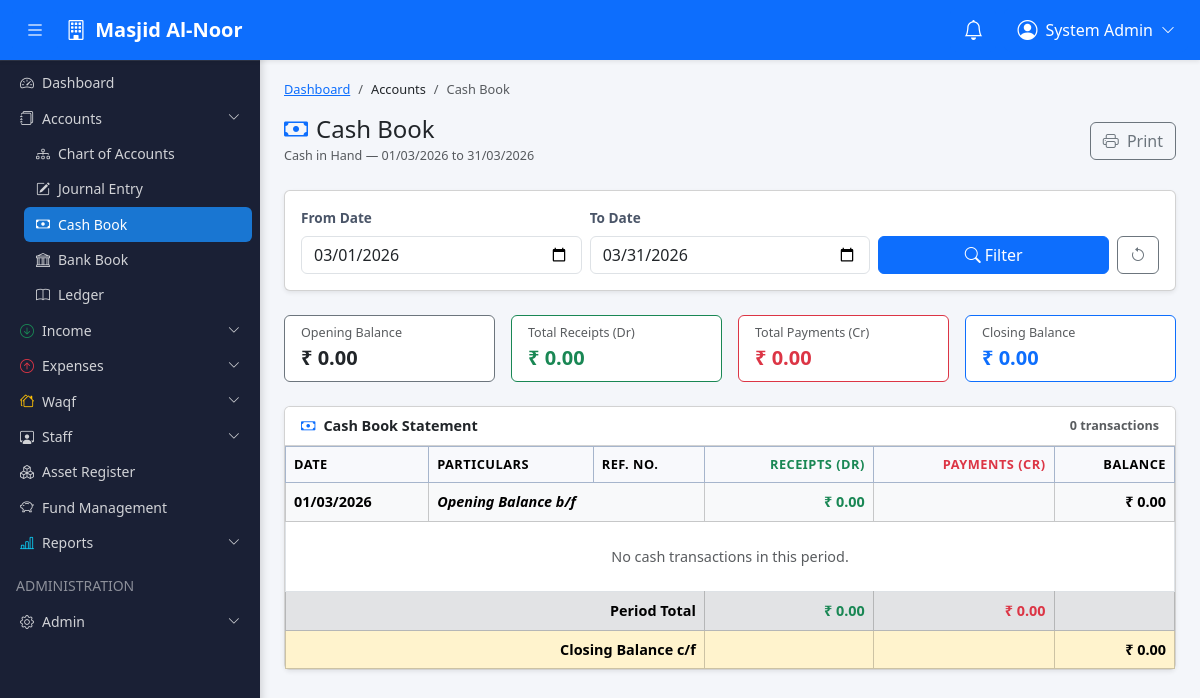
The app's page /modules/accounts/cash_book.php (signed in) with its own data.
### tables this page shows
CREATE TABLE `masjid_profile` (
  `id` int(11) NOT NULL AUTO_INCREMENT,
  `masjid_name` varchar(200) NOT NULL,
  `registration_number` varchar(100),
  `waqf_registration` varchar(100),
  `address` text,
  `city` varchar(100),
  `state` varchar(100),
  `pincode` varchar(10),
  `phone` varchar(20),
  `email` varchar(150),
  `website` varchar(200),
  `logo` varchar(255),
  `committee_period` varchar(100),
  `established_year` year,
  `bank_name` varchar(200),
  `bank_account` varchar(50),
  `bank_ifsc` varchar(20),
  `bank_branch` varchar(200),
  `created_at` timestamp NOT NULL DEFAULT CURRENT_TIMESTAMP,
  `updated_at` timestamp NOT NULL DEFAULT CURRENT_TIMESTAMP ON UPDATE CURRENT_TIMESTAMP,
  PRIMARY KEY (`id`)
);

CREATE TABLE `chart_of_accounts` (
  `id` int(11) NOT NULL AUTO_INCREMENT,
  `account_code` varchar(20) NOT NULL UNIQUE,
  `account_name` varchar(200) NOT NULL,
  `group_id` int(11) NOT NULL,
  `account_type` enum('Assets','Liabilities','Income','Expense','Capital') NOT NULL,
  `opening_balance` decimal(15,2) DEFAULT 0.00,
  `is_system` tinyint(1) DEFAULT 0,
  `status` enum('active','inactive') DEFAULT 'active',
  `description` text,
  `created_at` timestamp NOT NULL DEFAULT CURRENT_TIMESTAMP,
  PRIMARY KEY (`id`),
  KEY `group_id` (`group_id`),
  CONSTRAINT `fk_coa_group` FOREIGN KEY (`group_id`) REFERENCES `account_groups` (`id`)
);

### config/database.php (called while the page is built, shortened)
<?php
class Database {
    private static $instance = null;
    private $pdo;
    private function __construct() {
        $dsn = 'mysql:host=' . DB_HOST . ';dbname=' . DB_NAME . ';charset=' . DB_CHARSET;
        $options = [
            PDO::ATTR_ERRMODE            => PDO::ERRMODE_EXCEPTION,
            PDO::ATTR_DEFAULT_FETCH_MODE => PDO::FETCH_ASSOC,
            PDO::ATTR_EMULATE_PREPARES   => false,
        ];
        try {
            $this->pdo = new PDO($dsn, DB_USER, DB_PASS, $options);
        } catch (PDOException $e) {
            die('Database connection failed: ' . $e->getMessage());
        }
    }
    public static function getInstance(): Database {
        if (self::$instance === null) {
            self::$instance = new Database();
        }
        return self::$instance;
    }
    public function getConnection(): PDO {
        return $this->pdo;
    }
}
function db(): PDO {
    return Database::getInstance()->getConnection();
}

### app/helpers/functions.php (called while the page is built, shortened)
<?php
function formatCurrency(float $amount, string $symbol = '₹'): string {
    return $symbol . ' ' . number_format($amount, 2);
}
function formatDate(string $date, string $format = 'd/m/Y'): string {
    return date($format, strtotime($date));
}
function getMasjidProfile(): array {
    static $profile = null;
    if ($profile === null) {
        $stmt = db()->query("SELECT * FROM masjid_profile LIMIT 1");
        $profile = $stmt->fetch() ?: ['masjid_name' => 'Masjid ERP'];
    }
    return $profile;
}
function sanitize(string $input): string {
    return htmlspecialchars(strip_tags(trim($input)), ENT_QUOTES, 'UTF-8');
}

### modules/accounts/cash_book.php (the view, shortened to what this page needs)
<?php
$db = db();
$fromDate = sanitize($_GET['from_date'] ?? date('Y-m-01'));
$toDate   = sanitize($_GET['to_date']   ?? date('Y-m-t'));
$cashAcc = $db->query("SELECT id, account_name, opening_balance FROM chart_of_accounts WHERE account_code = '1001' LIMIT 1")->fetch(PDO::FETCH_ASSOC);
$cashId  = (int)($cashAcc['id'] ?? 0);
$openingBalance = 0;
$transactions   = [];
if ($cashId) {
    $openingIncome = $db->prepare("SELECT COALESCE(SUM(amount), 0) FROM receipts WHERE account_id = ? AND date < ? AND deleted_at IS NULL");
    $openingIncome->execute([$cashId, $fromDate]);
    $openingExpense = $db->prepare("SELECT COALESCE(SUM(amount), 0) FROM payments WHERE account_id = ? AND date < ? AND deleted_at IS NULL");
    $openingExpense->execute([$cashId, $fromDate]);
    $openingJDebit = $db->prepare("SELECT COALESCE(SUM(jd.debit_amount), 0) FROM journal_details jd JOIN journal_entries je ON je.id = jd.journal_id WHERE jd.account_id = ? AND je.date < ? AND je.deleted_at IS NULL");
    $openingJDebit->execute([$cashId, $fromDate]);
    $openingJCredit = $db->prepare("SELECT COALESCE(SUM(jd.credit_amount), 0) FROM journal_details jd JOIN journal_entries je ON je.id = jd.journal_id WHERE jd.account_id = ? AND je.date < ? AND je.deleted_at IS NULL");
    $openingJCredit->execute([$cashId, $fromDate]);
    $openingBalance  = (float)($cashAcc['opening_balance'] ?? 0);
    $openingBalance += (float)$openingIncome->fetchColumn();
    $openingBalance -= (float)$openingExpense->fetchColumn();
    $openingBalance += (float)$openingJDebit->fetchColumn();
    $openingBalance -= (float)$openingJCredit->fetchColumn();
    $stmt = $db->prepare("
        SELECT 'receipt' AS txn_type, date, receipt_no AS ref_no,
               COALESCE(donor_name, 'N/A') AS party, ic.category_name AS description, amount, '' AS bank_ref
        FROM receipts r
        LEFT JOIN income_categories ic ON ic.id = r.category_id
        WHERE r.account_id = ? AND r.date BETWEEN ? AND ? AND r.deleted_at IS NULL
        UNION ALL
        SELECT 'payment' AS txn_type, date, voucher_no AS ref_no,
               COALESCE(payee_name, 'N/A') AS party, ec.category_name AS description, amount, '' AS bank_ref
        FROM payments p
        LEFT JOIN expense_categories ec ON ec.id = p.category_id
        WHERE p.account_id = ? AND p.date BETWEEN ? AND ? AND p.deleted_at IS NULL
        UNION ALL
        SELECT IF(jd.debit_amount > 0, 'receipt', 'payment') AS txn_type,
               je.date, je.journal_no AS ref_no, 'Journal' AS party,
               je.narration AS description,
               IF(jd.debit_amount > 0, jd.debit_amount, jd.credit_amount) AS amount,
               '' AS bank_ref
        FROM journal_details jd
        JOIN journal_entries je ON je.id = jd.journal_id
        WHERE jd.account_id = ? AND je.date BETWEEN ? AND ? AND je.deleted_at IS NULL
        ORDER BY date, txn_type
    ");
    $stmt->execute([$cashId, $fromDate, $toDate, $cashId, $fromDate, $toDate, $cashId, $fromDate, $toDate]);
    $transactions = $stmt->fetchAll(PDO::FETCH_ASSOC);
}
$totalDebit  = 0;
$totalCredit = 0;
$closingBalance = $openingBalance + $totalDebit - $totalCredit;
require_once __DIR__ . '/../../templates/header.php';
?>
<div class="wrapper d-flex">
<?php require_once __DIR__ . '/../../templates/sidebar.php'; ?>
<div class="main-content flex-grow-1">
<?php require_once __DIR__ . '/../../templates/navbar.php'; ?>
<div class="content-area p-3 p-md-4" style="margin-top:56px;">
    <nav aria-label="breadcrumb" class="mb-3 no-print">
        <ol class="breadcrumb">
            <li class="breadcrumb-item"><a href="<?= BASE_PATH ?>/dashboard.php">Dashboard</a></li>
            <li class="breadcrumb-item">Accounts</li>
            <li class="breadcrumb-item active">Cash Book</li>
        </ol>
    </nav>
    <div class="d-flex justify-content-between align-items-center mb-4">
        <div>
            <h4 class="mb-0"><i class="bi bi-cash me-2 text-primary"></i>Cash Book</h4>
            <small class="text-muted">
                <?= htmlspecialchars($cashAcc['account_name'] ?? 'Cash Account') ?> &mdash;
                <?= formatDate($fromDate) ?> to <?= formatDate($toDate) ?>
            </small>
        </div>
        <button class="btn btn-outline-secondary no-print" onclick="window.print()">
            <i class="bi bi-printer me-1"></i> Print
        </button>
    </div>
    <div class="card shadow-sm mb-4 no-print">
        <div class="card-body">
            <form method="GET" class="row g-2 align-items-end">
                <div class="col-md-4">
                    <label class="form-label fw-semibold">From Date</label>
                    <input type="date" name="from_date" class="form-control" value="<?= $fromDate ?>">
                </div>
                <div class="col-md-4">
                    <label class="form-label fw-semibold">To Date</label>
                    <input type="date" name="to_date" class="form-control" value="<?= $toDate ?>">
                </div>
                <div class="col-md-4 d-flex gap-2">
                    <button type="submit" class="btn btn-primary flex-fill"><i class="bi bi-search me-1"></i>Filter</button>
                    <a href="<?= BASE_PATH ?>/modules/accounts/cash_book.php" class="btn btn-outline-secondary" title="Reset"><i class="bi bi-arrow-counterclockwise"></i></a>
                </div>
            </form>
        </div>
    </div>
    <?php if (!$cashId): ?>
    <div class="alert alert-warning">
        <i class="bi bi-exclamation-triangle me-2"></i>
        Cash account (account_code = '1001') not found. Please create it in Chart of Accounts.
    </div>
    <?php else: ?>
    <div class="row g-3 mb-4">
        <div class="col-md-3">
            <div class="card border-secondary">
                <div class="card-body py-2">
                    <div class="text-muted small">Opening Balance</div>
                    <div class="fw-bold fs-5 <?= $openingBalance < 0 ? 'text-danger' : '' ?>"><?= formatCurrency($openingBalance) ?></div>
                </div>
            </div>
        </div>
        <div class="col-md-3">
            <div class="card border-success">
                <div class="card-body py-2">
                    <div class="text-muted small">Total Receipts (Dr)</div>
                    <div class="fw-bold fs-5 text-success"><?= formatCurrency($totalDebit) ?></div>
                </div>
            </div>
        </div>
        <div class="col-md-3">
            <div class="card border-danger">
                <div class="card-body py-2">
                    <div class="text-muted small">Total Payments (Cr)</div>
                    <div class="fw-bold fs-5 text-danger"><?= formatCurrency($totalCredit) ?></div>
                </div>
            </div>
        </div>
        <div class="col-md-3">
            <div class="card border-primary">
                <div class="card-body py-2">
                    <div class="text-muted small">Closing Balance</div>
                    <div class="fw-bold fs-5 <?= $closingBalance < 0 ? 'text-danger' : 'text-primary' ?>"><?= formatCurrency($closingBalance) ?></div>
                </div>
            </div>
        </div>
    </div>
    <div class="card shadow-sm">
        <div class="card-header bg-white fw-semibold d-flex justify-content-between align-items-center">
            <span><i class="bi bi-cash me-2 text-primary"></i>Cash Book Statement</span>
            <span class="text-muted small"><?= count($transactions) ?> transactions</span>
        </div>
        <div class="card-body p-0">
            <div class="table-responsive">
                <table class="table table-hover table-bordered align-middle mb-0">
                    <thead class="table-primary">
                        <tr>
                            <th>Date</th>
                            <th>Particulars</th>
                            <th>Ref. No.</th>
                            <th class="text-end text-success">Receipts (Dr)</th>
                            <th class="text-end text-danger">Payments (Cr)</th>
                            <th class="text-end">Balance</th>
                        </tr>
                    </thead>
                    <tbody>
                        <tr class="table-light fw-bold">
                            <td><?= formatDate($fromDate) ?></td>
                            <td colspan="2"><em>Opening Balance b/f</em></td>
                            <td class="text-end text-success"><?= $openingBalance >= 0 ? formatCurrency($openingBalance) : '' ?></td>
                            <td class="text-end text-danger"><?= $openingBalance < 0 ? formatCurrency(abs($openingBalance)) : '' ?></td>
                            <td class="text-end fw-bold"><?= formatCurrency($openingBalance) ?></td>
                        </tr>
                        <?php if (empty($transactions)): ?>
                        <tr><td colspan="6" class="text-center text-muted py-4">No cash transactions in this period.</td></tr>
                        <?php endif; ?>
                        <tr class="table-secondary fw-bold">
                            <td colspan="3" class="text-end">Period Total</td>
                            <td class="text-end text-success"><?= formatCurrency($totalDebit) ?></td>
                            <td class="text-end text-danger"><?= formatCurrency($totalCredit) ?></td>
                            <td></td>
                        </tr>
                        <tr class="table-warning fw-bold">
                            <td colspan="3" class="text-end">Closing Balance c/f</td>
                            <td></td>
                            <td></td>
                            <td class="text-end <?= $closingBalance < 0 ? 'text-danger' : '' ?>"><?= formatCurrency($closingBalance) ?></td>
                        </tr>
                    </tbody>
                </table>
            </div>
        </div>
    </div>
    <?php endif; ?>
</div>
</div>
</div>
<?php require_once __DIR__ . '/../../templates/footer.php'; ?>

### templates/navbar.php (shortened to what this page needs)
<nav class="navbar navbar-expand-lg navbar-dark bg-primary fixed-top shadow-sm" id="mainNavbar">
    <div class="container-fluid">
        <button class="btn btn-primary me-2" id="sidebarToggle" type="button">
            <i class="bi bi-list fs-5"></i>
        </button>
        <a class="navbar-brand fw-bold" href="<?= BASE_PATH ?>/dashboard.php">
            <i class="bi bi-building me-1"></i>
            <?= htmlspecialchars($_masjidProfile['masjid_name'] ?? APP_NAME) ?>
        </a>
        <div class="d-flex align-items-center ms-auto gap-2">
            <div class="dropdown">
                <button class="btn btn-primary position-relative" type="button" data-bs-toggle="dropdown">
                    <i class="bi bi-bell fs-5"></i>
                </button>
            </div>
            <div class="dropdown">
                <button class="btn btn-primary d-flex align-items-center gap-2" type="button" data-bs-toggle="dropdown">
                    <i class="bi bi-person-circle fs-5"></i>
                    <span class="d-none d-md-inline"><?= htmlspecialchars($_SESSION['user']['name'] ?? 'User') ?></span>
                    <i class="bi bi-chevron-down small"></i>
                </button>
            </div>
        </div>
    </div>
</nav>

### assets/css/style.css (style rules this page uses)
:root { --sidebar-width: 260px; --sidebar-bg: #1a2035; --sidebar-hover: #2a3050; --sidebar-active: #1976d2; --primary: #1976d2; --navbar-height: 56px; }
body { font-family: 'Segoe UI', Tahoma, Geneva, Verdana, sans-serif; background-color: #f4f6fa; font-size: 0.9rem; }
.wrapper { min-height: 100vh; }
.main-content { margin-left: var(--sidebar-width); transition: margin 0.3s ease; min-height: 100vh; }
.content-area { min-height: calc(100vh - var(--navbar-height)); }
.table th { background-color: #f8f9fc; font-weight: 600; font-size: 0.8rem; text-transform: uppercase; letter-spacing: 0.5px; border-top: none; white-space: nowrap; }
.breadcrumb { margin-bottom: 0; font-size: 0.8rem; }
.form-label { font-weight: 500; color: #4a5568; font-size: 0.85rem; }

### records on screen
masjid_profile: masjid_name "Masjid Al-Noor"
chart_of_accounts: account_name "Cash in Hand"

### other values on screen
$_SESSION['user']['name'] "System Admin"
formatDate($fromDate) "01/03/2026"
formatDate($toDate) "31/03/2026"
formatCurrency($openingBalance) "₹ 0.00"
formatCurrency($totalDebit) "₹ 0.00"
formatCurrency($totalCredit) "₹ 0.00"
formatCurrency($closingBalance) "₹ 0.00"
count($transactions) "0"
